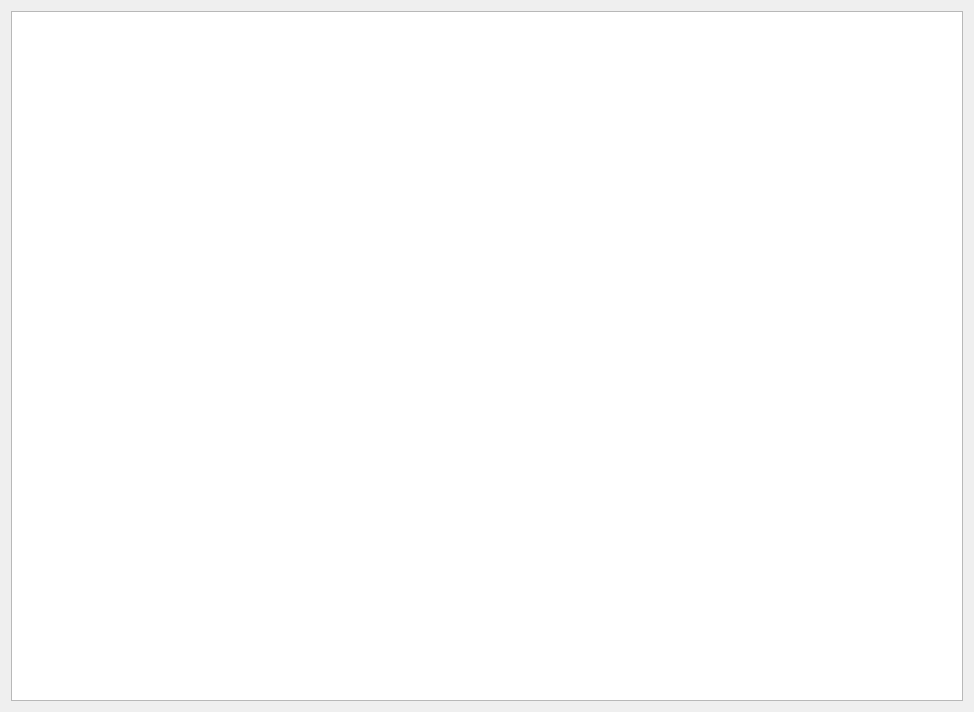
<?xml version="1.0" encoding="UTF-8"?>
<ui version="4.0">
 <class>Form</class>
 <widget class="QWidget" name="Form">
  <property name="geometry">
   <rect>
    <x>0</x>
    <y>0</y>
    <width>974</width>
    <height>712</height>
   </rect>
  </property>
  <property name="windowTitle">
   <string>Form</string>
  </property>
  <layout class="QGridLayout" name="gridLayout">
   <item row="0" column="0">
    <layout class="QVBoxLayout" name="verticalLayout">
     <item>
      <widget class="QTableView" name="tableView"/>
     </item>
    </layout>
   </item>
  </layout>
 </widget>
 <resources/>
 <connections/>
</ui>
